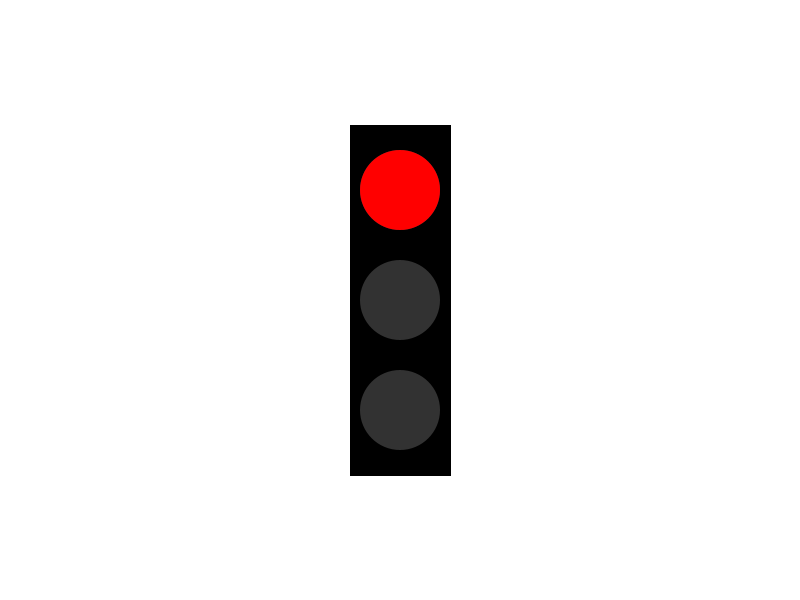
Frame 1 (no input)
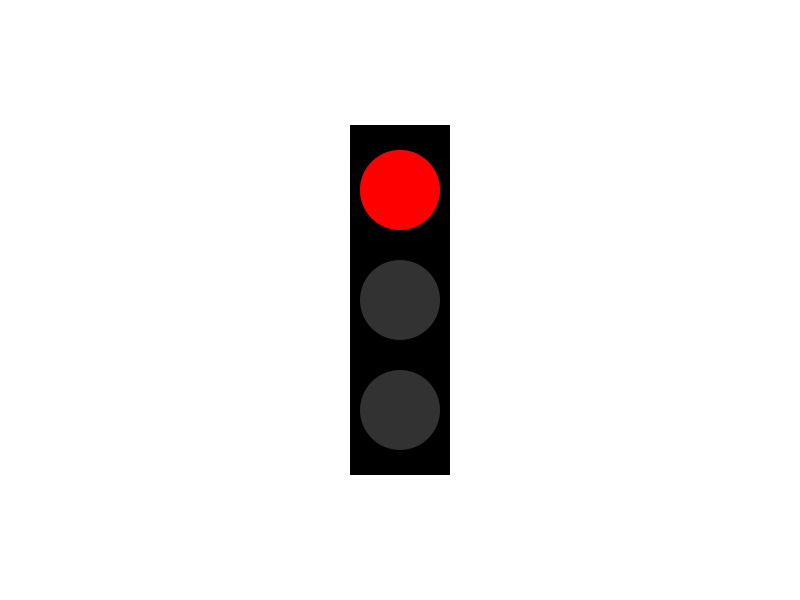
Frame 60 (the mouse pressed at the canvas centre just before this capture)
Frame 120 (the mouse held since frame 60 and released just before this capture): identical to frame 60, image omitted

The Processing sketch that drew these frames (run headless with seeded random() and noise(); from frame 60 on, the mouse is pressed at the canvas centre):

// Processing sketch: TaskThree
// ── TaskThree.pde
int trafficLightRed, trafficLightYellow, trafficLightGreen, trafficLightGrey, trafficLightBackground, midXPoint, midYPoint, counter;

// Trafiklys signal (Grønt for true, rød for false)
boolean trafficLightSignal;

void setup() {
  size(800, 600);
  frameRate(5);
  trafficLightBackground = 50;

  // Midten af skærmen, langs X-AKSEN
  midXPoint = width/2;
  midYPoint = height/2;

  // Rød trafiklys
  trafficLightRed = 255;

  // Grøn Trafiklys 
  trafficLightGreen = 255;

  // Gul Trafiklys 
  trafficLightYellow = 255;

  // Trafiklys signal status
  trafficLightSignal = false;

  // Trafiklys Counter
  counter = 0;
}

void draw() {
  background(255);

  // Trafiklys boks
  fill(0);
  rectMode(CENTER);
  rect(midXPoint, midYPoint, 100, 350);

  // Trafiklys baggrund til lysene
  for (int i = -110; i <= 110; i += 110) {
    fill(trafficLightBackground);
    noStroke();
    circle(midXPoint, midYPoint+i, 80);
  }

  // Trafiklys signaler
  if (trafficLightSignal == false) {
    trafficLightChange();
    if (counter == 0) {
      fill(trafficLightRed, 0, 0);
      circle(midXPoint, midYPoint-110, 80);
    }
  } else {
    trafficLightChange();
    if (counter == 0) {
      fill(0, trafficLightGreen, 0);
      circle(midXPoint, midYPoint+110, 80);
    }
  }
}

void keyPressed() {
  if (key == '1') {
    trafficLightSignal =! trafficLightSignal;
    counter = 5;
  }
}

void trafficLightChange() {
  if (counter > 0 && trafficLightSignal == false) {
    fill(trafficLightYellow, trafficLightYellow, 0);
    circle(midXPoint, midYPoint, 80);
    counter -= 1;
  } else if (counter > 0 && trafficLightSignal == true) {
    fill(trafficLightRed, 0, 0);
    circle(midXPoint, midYPoint-110, 80);
    fill(trafficLightYellow, trafficLightYellow, 0);
    circle(midXPoint, midYPoint, 80);
    counter -= 1;
  }
}
